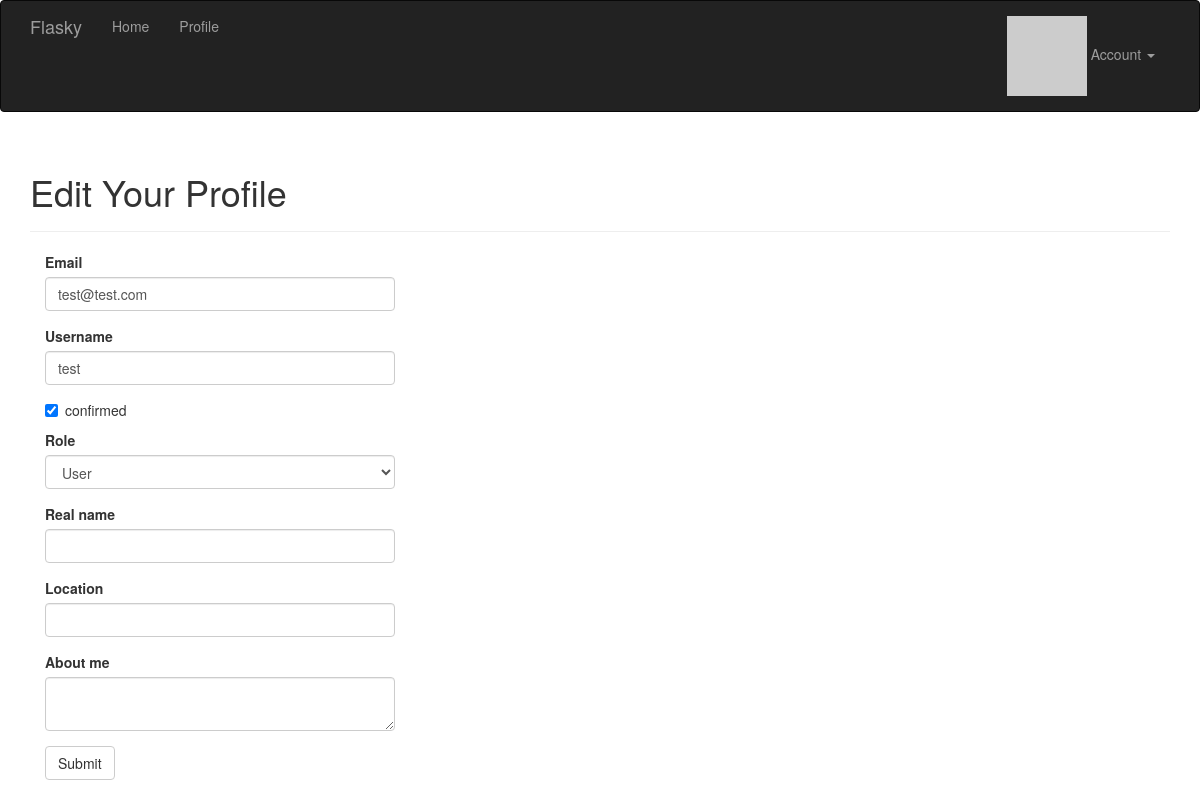
The page /edit-profile/1 (signed in) on the database its author committed.
### app/models.py (models this page shows, shortened)
class User(UserMixin, db.Model):
    __tablename__ = 'users'
    id = db.Column(db.Integer, primary_key=True)
    email = db.Column(db.String(64), unique=True, index=True)
    username = db.Column(db.String(64), unique=True, index=True)
    password_hash = db.Column(db.String(128))
    role_id = db.Column(db.Integer, db.ForeignKey('roles.id'))
    confirmed = db.Column(db.Boolean, default=True)
    name = db.Column(db.String(64))
    location = db.Column(db.String(64))
    about_me = db.Column(db.Text)
    member_since = db.Column(db.DateTime, default=datetime.utcnow())
    last_seen = db.Column(db.DateTime, default=datetime.utcnow())
    avatar_hash = db.Column(db.String(32))
    posts = db.relationship('Post', backref='author', lazy='dynamic')
    @property
    def password(self):
        return AttributeError('password is not a readable attribute')
    def can(self, permissions):
        return self.role is not None and \
                (self.role.permissions & permissions) == permissions
    def ping(self):
        self.last_seen = datetime.utcnow()
        db.session.add(self)
    def gravatar(self, size=100, default='identicon', rating='g'):
        if request.is_secure:
            url = 'http://secure.gravatar.com/avatar'
        else:
            url = 'http://www.gravatar.com/avatar'
        hash = self.avatar_hash or hashlib.md5(self.email.encode('utf-8')).hexdigest()
        return '{url}/{hash}?s={size}&d={default}&r={rating}'.format(
                url=url, hash=hash, size=size, default=default, rating=rating)

### app/main/views.py (the view, shortened to what this page needs)
@main.route('/edit-profile/<int:id>', methods=['GET', 'POST'])
@login_required
@admin_required
def edit_profile_admin(id):
    user = User.query.get_or_404(id)
    form = EditProfileAdminForm(user=user)
    form.email.data = user.email
    form.username.data = user.username
    form.confirmed.data = user.confirmed
    form.role.data = user.role_id
    form.name.data = user.name
    form.location.data = user.location
    form.about_me.data = user.about_me
    return render_template('edit_profile.html', form=form, user=user)

### app/main/forms.py (shortened to what this page needs)
class EditProfileAdminForm(Form):
    email = StringField('Email', validators=[DataRequired(), Length(1, 64),
                                             Email()])
    username = StringField('Username', validators=[
        DataRequired(), Length(1, 64), Regexp('^[A-Za-z][A-Za-z0-9_.]*$', 0,
                                             'Username must have only letters, '
                                             'numbers, dots or underscores.')])
    confirmed = BooleanField('confirmed')
    role = SelectField('Role', coerce=int)
    name = StringField('Real name', validators=[Length(0, 64)])
    location = StringField('Location', validators=[Length(0, 64)])
    about_me = TextAreaField('About me')
    submit = SubmitField('Submit')
    def __init__(self, user, *args, **kwargs):
        super(EditProfileAdminForm, self).__init__(*args, **kwargs)
        self.role.choices = [(role.id, role.name)
                             for role in Role.query.order_by(Role.name).all()]
        self.user = user

### app/auth/views.py (called while the page is built)
@auth.before_app_request
def before_request():
    if current_user.is_authenticated:
        current_user.ping()
        if not current_user.confirmed \
                and request.endpoint[:5] != 'auth.':
                    return redirect(url_for('auth.unconfirmed'))

### app/models.py (called while the page is built)
@login_manager.user_loader
def load_user(user_id):
    return User.query.get(int(user_id))

### app/templates/edit_profile.html (shortened to what this page needs)
{% extends "base.html" %}
{% import "bootstrap/wtf.html" as wtf %}
{% block page_content %}
<div class="page-header">
    <h1>Edit Your Profile</h1>
</div>
<div class="col-md-4">
    {{  wtf.quick_form(form) }}
</div>
{% endblock page_content %}

### rows shown on the page
User: email "test@test.com", username "test", confirmed "☑", role "User"
